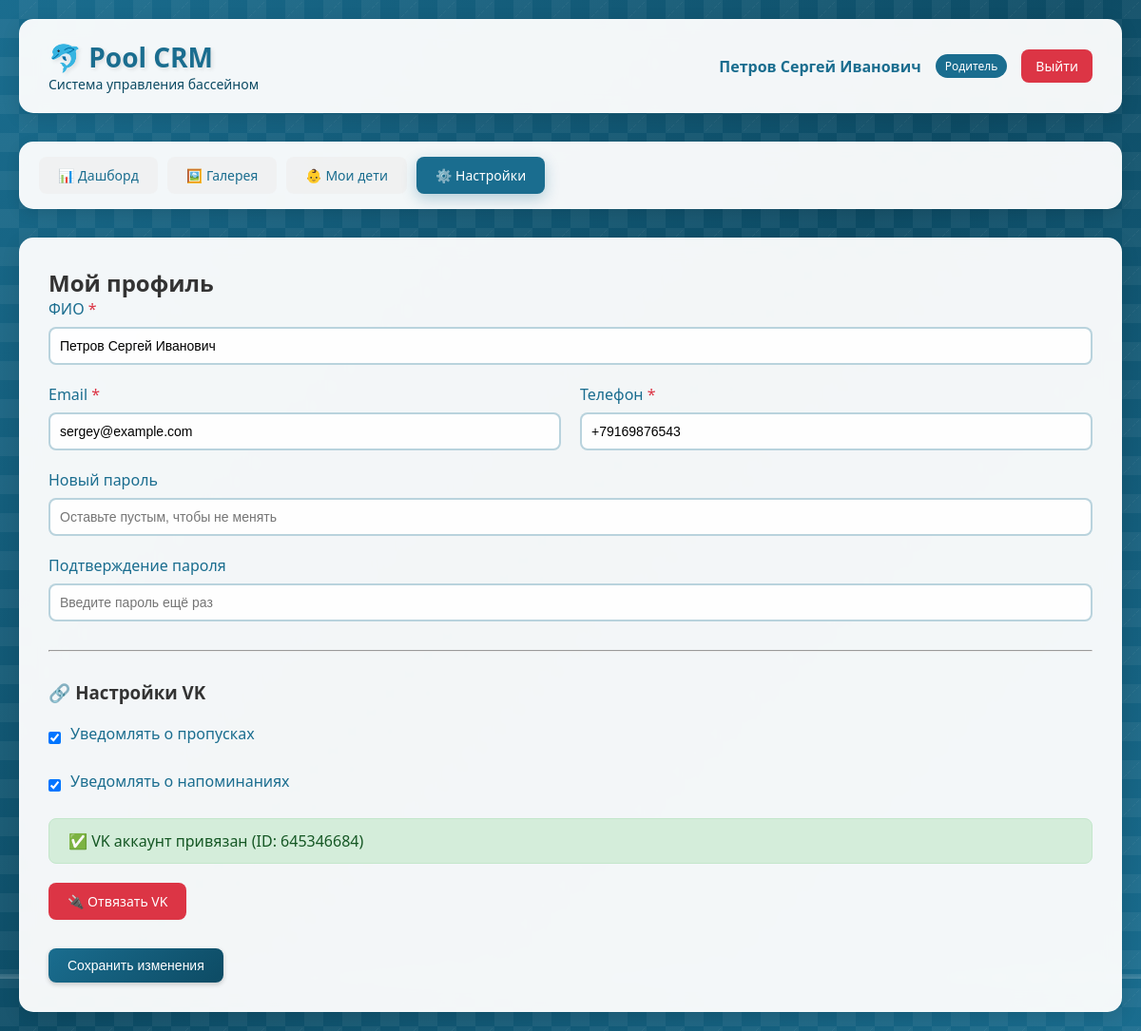
Page /profile (signed in) on the committed database.
### database.py (models this page shows)
class ParentDB(Base):
    __tablename__ = "parents"
    id = Column(Integer, primary_key=True, index=True)
    role = Column(SQLEnum(UserRole), default=UserRole.PARENT)
    name = Column(String, nullable=False)
    email = Column(String, unique=True, nullable=False, index=True)
    phone = Column(String)
    password = Column(String, nullable=False)
    is_vk_linked = Column(Boolean, default=False)
    vk_id = Column(Integer, unique=True, nullable=True)
    vk_link_code = Column(String(6), nullable=True)
    vk_code_expires_at = Column(DateTime, nullable=True)
    notify_absences = Column(Boolean, default=True)
    notify_reminders = Column(Boolean, default=True)
    is_active = Column(Boolean, default=True)
    created_at = Column(String, default=lambda: datetime.now().strftime("%d.%m.%Y %H:%M"))
    children = relationship("ChildDB", back_populates="parent", cascade="all, delete-orphan")
    applications = relationship("ApplicationDB", back_populates="parent")
    notifications = relationship("NotificationDB", back_populates="parent")

### main.py (the view)
@app.get("/profile", response_class=HTMLResponse)
async def profile_page(request: Request, db: Session = Depends(get_db)):
    user = get_current_user(request, db)
    if not user or user["role"] != "parent":
        return RedirectResponse(url="/dashboard")
    parent = db.query(ParentDB).filter(ParentDB.id == user["id"]).first()
    vk_code = parent.vk_link_code
    if not vk_code or (parent.vk_code_expires_at and parent.vk_code_expires_at < datetime.now()):
        vk_code = ''.join(random.choices(string.digits, k=6))
        parent.vk_link_code = vk_code
        parent.vk_code_expires_at = datetime.now() + timedelta(minutes=10)
        db.commit()
    return templates.TemplateResponse(name="profile.html", request=request, context={"request": request, "user": user, "parent": parent, "vk_code": vk_code})

### templates/profile.html (shortened to what this page needs)
{% extends "base.html" %}
{% block content %}
<h2>Мой профиль</h2>
<form method="POST" action="/profile">
    <div class="form-group">
        <label class="required">ФИО</label>
        <input type="text" name="name" required value="{{ parent.name }}">
    </div>
    <div class="form-row">
        <div class="form-group">
            <label class="required">Email</label>
            <input type="email" name="email" required value="{{ parent.email }}">
        </div>
        <div class="form-group">
            <label class="required">Телефон</label>
            <input type="tel" name="phone" required value="{{ parent.phone|default('') }}">
        </div>
    </div>
    <div class="form-group">
        <label>Новый пароль</label>
        <input type="password" name="password" placeholder="Оставьте пустым, чтобы не менять">
    </div>
    <div class="form-group">
        <label>Подтверждение пароля</label>
        <input type="password" name="confirm_password" placeholder="Введите пароль ещё раз">
    </div>
    <hr style="margin: 30px 0;">
    <h3 style="margin-bottom: 20px;">🔗 Настройки VK</h3>
    <div class="form-group">
        <div class="checkbox-group">
            <input type="checkbox" name="notify_absences" id="notify_absences" {% if parent.notify_absences %}checked{% endif %}>
            <label for="notify_absences">Уведомлять о пропусках</label>
        </div>
    </div>
    <div class="form-group">
        <div class="checkbox-group">
            <input type="checkbox" name="notify_reminders" id="notify_reminders" {% if parent.notify_reminders %}checked{% endif %}>
            <label for="notify_reminders">Уведомлять о напоминаниях</label>
        </div>
    </div>
    {% if parent.is_vk_linked %}
    <div class="alert alert-success">
        ✅ VK аккаунт привязан (ID: {{ parent.vk_id }})
    </div>
    <a href="/profile/unlink-vk" class="btn btn-danger" onclick="return confirm('Отвязать VK аккаунт?')">🔌 Отвязать VK</a>
    {% endif %}
    <div style="display: flex; gap: 15px; margin-top: 30px;">
        <button type="submit" class="btn btn-primary">Сохранить изменения</button>
    </div>
</form>
{% endblock %}

### templates/base.html (shortened to what this page needs)
<!DOCTYPE html>
<html lang="ru">
<head>
    <link rel="stylesheet" href="/static/style.css">
</head>
<body>
    <div class="background-pool">
        <div class="bubbles"></div>
    </div>
    <div class="container">
        <div class="header">
            <div class="logo">
                <h1>🐬 Pool CRM</h1>
                <p>Система управления бассейном</p>
            </div>
            <div class="user-info">
                <span class="user-name">{{ user.name }}</span>
                <span class="user-role">
                    {% if user.role == 'admin' %}Администратор
                    {% elif user.role == 'coach' %}Тренер
                    {% else %}Родитель{% endif %}
                </span>
                <a href="/logout" class="logout-btn">Выйти</a>
            </div>
        </div>
        <div class="nav-menu">
            <a href="/dashboard" class="nav-link {% if request.url.path == '/dashboard' %}active{% endif %}">📊 Дашборд</a>
            <a href="/gallery" class="nav-link {% if request.url.path == '/gallery' %}active{% endif %}">🖼️ Галерея</a>
            {% if user.role == 'parent' %}
            <a href="/children" class="nav-link {% if request.url.path == '/children' %}active{% endif %}">👶 Мои дети</a>
            <a href="/profile" class="nav-link {% if request.url.path == '/profile' %}active{% endif %}">⚙️ Настройки</a>
            {% endif %}
        </div>
        <div class="content">
            {% block content %}{% endblock %}
        </div>
    </div>
</body>
</html>

### static/style.css (style rules this page uses)
* { margin: 0; padding: 0; box-sizing: border-box; }
body { font-family: 'Segoe UI', Tahoma, Geneva, Verdana, sans-serif; min-height: 100vh; color: #333; position: relative; overflow-x: hidden; }
.background-pool { position: fixed; top: 0; left: 0; width: 100%; height: 100%; z-index: -1; overflow: hidden; }
.bubbles { position: absolute; width: 100%; height: 100%; overflow: hidden; }
.container { max-width: 1200px; margin: 0 auto; padding: 20px; position: relative; z-index: 1; }
.header { background: rgba(255, 255, 255, 0.95); backdrop-filter: blur(10px); border-radius: 15px; padding: 20px 30px; margin-bottom: 30px; box-shadow: 0 5px 20px rgba(0,0,0,0.1); display: flex; justify-content: space-between; align-items: center; flex-wrap: wrap; border: 1px solid rgba(255, 255, 255, 0.3); }
.logo h1 { color: #1a6d8f; font-size: 28px; text-shadow: 2px 2px 4px rgba(0,0,0,0.1); }
.logo p { color: #0d4b64; font-size: 14px; }
.user-info { display: flex; align-items: center; gap: 15px; }
.user-name { font-weight: 600; color: #1a6d8f; }
.user-role { background: #1a6d8f; color: white; padding: 4px 10px; border-radius: 20px; font-size: 12px; }
.logout-btn { background: #dc3545; color: white; border: none; padding: 8px 15px; border-radius: 8px; cursor: pointer; text-decoration: none; font-size: 14px; transition: all 0.3s; }
.nav-menu { background: rgba(255, 255, 255, 0.95); backdrop-filter: blur(10px); border-radius: 15px; padding: 15px 20px; margin-bottom: 30px; box-shadow: 0 5px 15px rgba(0,0,0,0.1); display: flex; gap: 10px; flex-wrap: wrap; border: 1px solid rgba(255, 255, 255, 0.3); }
.nav-link { background: rgba(240, 240, 240, 0.8); border: none; padding: 10px 20px; border-radius: 8px; cursor: pointer; text-decoration: none; color: #1a6d8f; font-size: 14px; font-weight: 500; transition: all 0.3s; }
.nav-link.active { background: #1a6d8f; color: white; box-shadow: 0 5px 15px rgba(26, 109, 143, 0.3); }
.content { background: rgba(255, 255, 255, 0.95); backdrop-filter: blur(10px); border-radius: 15px; padding: 30px; box-shadow: 0 5px 20px rgba(0,0,0,0.1); min-height: 500px; border: 1px solid rgba(255, 255, 255, 0.3); }
.form-group { margin-bottom: 20px; }
.form-group label { display: block; margin-bottom: 8px; font-weight: 500; color: #1a6d8f; }
.form-group label.required::after { content: " *"; color: #dc3545; }
.form-group input, .form-group select, .form-group textarea { width: 100%; padding: 10px; border: 2px solid rgba(26, 109, 143, 0.3); border-radius: 8px; font-size: 14px; transition: all 0.3s; background: rgba(255, 255, 255, 0.9); }
.form-row { display: grid; grid-template-columns: 1fr 1fr; gap: 20px; }
.checkbox-group { display: flex; align-items: center; gap: 10px; }
.checkbox-group input { width: auto; }
.btn { padding: 10px 20px; border: none; border-radius: 8px; cursor: pointer; font-size: 14px; font-weight: 500; transition: all 0.3s; text-decoration: none; display: inline-block; }
.btn-primary { background: linear-gradient(135deg, #1a6d8f, #0d4b64); color: white; box-shadow: 0 2px 5px rgba(0,0,0,0.2); }
.btn-danger { background: #dc3545; color: white; }
.alert { padding: 12px 20px; border-radius: 8px; margin-bottom: 20px; }
.alert-success { background: #d4edda; color: #155724; border: 1px solid #c3e6cb; }

### rows in the picture
ParentDB: name "Петров Сергей Иванович", email "sergey@example.com", phone "+79169876543", notify_absences "☑", notify_reminders "☑", vk_id "645346684"
